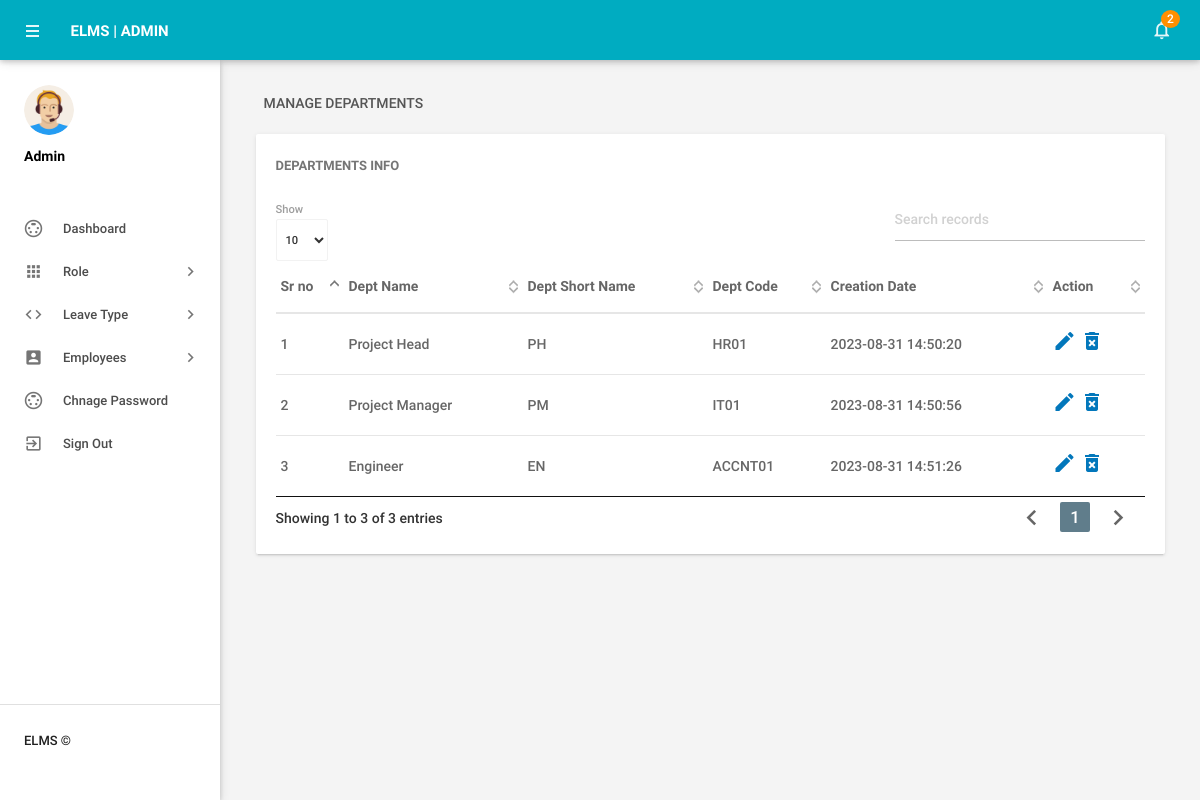
/elms/elms/admin/managedepartments.php (signed in), run on the app's committed database.
### tables this page shows
CREATE TABLE `tbldepartments` (
  `id` int(11) NOT NULL,
  `EmployRole` varchar(150) DEFAULT NULL,
  `EmployRoleShortName` varchar(100) DEFAULT NULL,
  `DepartmentCode` varchar(50) DEFAULT NULL,
  `CreationDate` timestamp NULL DEFAULT current_timestamp()
);

### elms/elms/admin/managedepartments.php (the view, shortened to what this page needs)
<?php
include('includes/config.php');
if(strlen($_SESSION['alogin'])==0)
    {
header('location:index.php');
}
else{
    ?>
<!DOCTYPE html>
<html lang="en">
    <head>
        <link type="text/css" rel="stylesheet" href="../assets/plugins/materialize/css/materialize.min.css"/>
        <link href="../assets/plugins/material-preloader/css/materialPreloader.min.css" rel="stylesheet">
        <link href="../assets/plugins/datatables/css/jquery.dataTables.min.css" rel="stylesheet">
        <link href="../assets/css/alpha.min.css" rel="stylesheet" type="text/css"/>
        <link href="../assets/css/custom.css" rel="stylesheet" type="text/css"/>
    </head>
    <body>
       <?php include('includes/header.php');?>
       <?php include('includes/sidebar.php');?>
            <main class="mn-inner">
                <div class="row">
                    <div class="col s12">
                        <div class="page-title">Manage Departments</div>
                    </div>
                    <div class="col s12 m12 l12">
                        <div class="card">
                            <div class="card-content">
                                <span class="card-title">Departments Info</span>
                                <table id="example" class="display responsive-table ">
                                    <thead>
                                        <tr>
                                            <th>Sr no</th>
                                            <th>Dept Name</th>
                                            <th>Dept Short Name</th>
                                            <th>Dept Code</th>
                                            <th>Creation Date</th>
                                            <th>Action</th>
                                        </tr>
                                    </thead>
                                    <tbody>
<?php $sql = "SELECT * from tbldepartments";
$query = $dbh -> prepare($sql);
$query->execute();
$results=$query->fetchAll(PDO::FETCH_OBJ);
$cnt=1;
if($query->rowCount() > 0)
{
foreach($results as $result)
{               ?>
                                        <tr>
                                            <td> <?php echo htmlentities($cnt);?></td>
                                            <td><?php echo htmlentities($result->EmployRole);?></td>
                                            <td><?php echo htmlentities($result->EmployRoleShortName);?></td>
                                            <td><?php echo htmlentities($result->DepartmentCode);?></td>
                                            <td><?php echo htmlentities($result->CreationDate);?></td>
                                            <td><a href="editdepartment.php?deptid=<?php echo htmlentities($result->id);?>"><i class="material-icons">mode_edit</i></a><a href="managedepartments.php?del=<?php echo htmlentities($result->id);?>" onclick="return confirm('Do you want to delete');"> <i class="material-icons">delete_forever</i></a></td>
                                        </tr>
                                         <?php $cnt++;} }?>
                                    </tbody>
                                </table>
                            </div>
                        </div>
                    </div>
                </div>
            </main>
        </div>
        <div class="left-sidebar-hover"></div>
    </body>
</html>
<?php } ?>

### data on the page
tbldepartments: EmployRole "Project Head", EmployRoleShortName "PH", DepartmentCode "HR01", CreationDate "2023-08-31 14:50:20"
tbldepartments: EmployRole "Project Manager", EmployRoleShortName "PM", DepartmentCode "IT01", CreationDate "2023-08-31 14:50:56"
tbldepartments: EmployRole "Engineer", EmployRoleShortName "EN", DepartmentCode "ACCNT01", CreationDate "2023-08-31 14:51:26"

### other printed values
$unreadcount "2"
